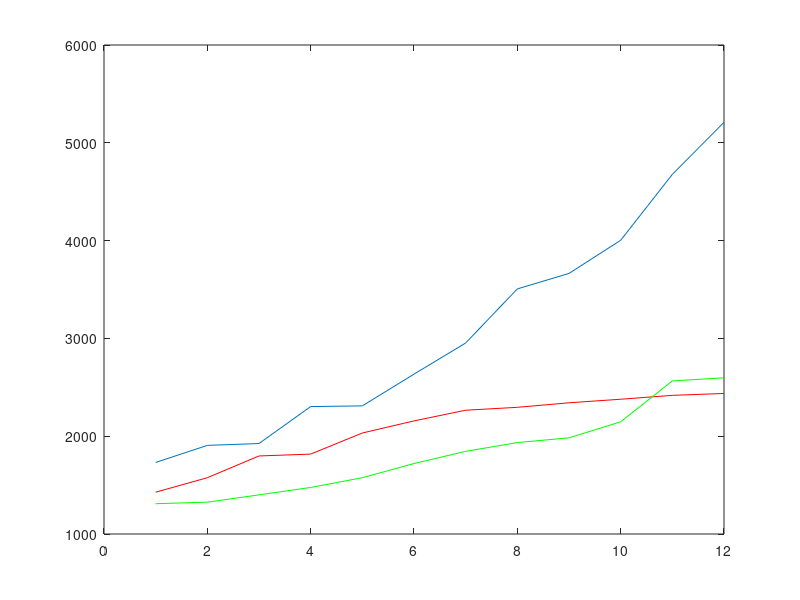
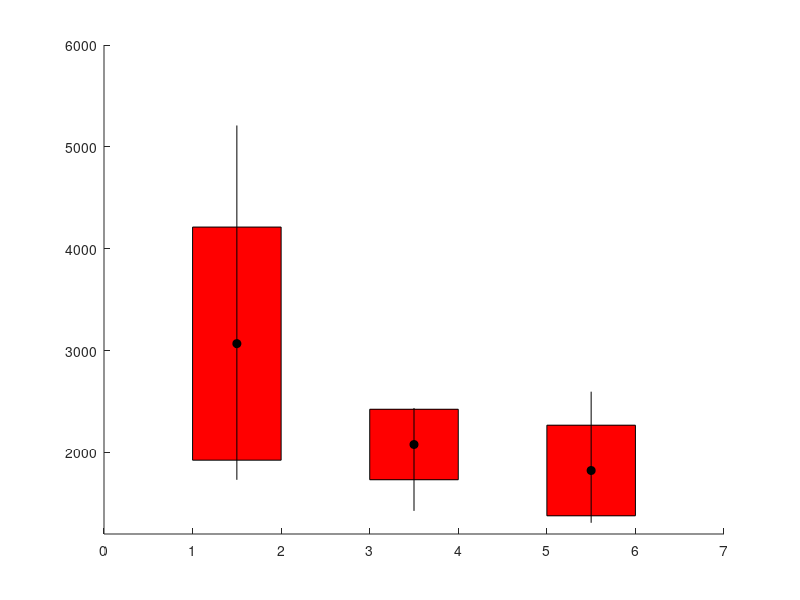

MATLAB code for these plots, in order:
function makeGraph

close all


% number ranges for each of the things
wt = [1906.2 1925.2 1731.7 2310 2303.2  3506.2 2953.1  2634.7 3664.4 ...
    4003.2 4677.3 5209.6]

oe = [2156.4  2341.6 2032.6 2417.8 1798 2265.8 1575.5 2378 2295.3 1427.4 ...
2437.2 1817]

kd = [1400.1 1325.6 1575.6 1475.8 1845.1 1935 2147.4 1309.7 1983.3 ...
1720.5 2565.3 2596.9]

%wt = [29.4989   24.7737   13.7411   18.7062   31.9859   32.6724 ...
 %   30.5820   16.4169 33.2992   23.0995   24.1490   17.8993]

%oe = [14.0031   16.8315   23.4448   14.1958   17.1978   24.4875...
 %   18.3986   20.2435 15.1989   26.0761   24.1652   28.3119]

%kd = [25.9187   10.7895   17.0579   20.7088   24.3383   17.2023 ...
 %   25.5793   19.2870  28.8938   12.5603   12.9492   25.4094]

xVal = [1:12]



wt = sort(wt)
oe = sort(oe)
kd = sort(kd)

plot (xVal,wt)
hold on
plot(xVal,oe, 'color', 'red')
hold on
plot(xVal,kd, 'color', 'green')

std(wt)

wtM = mean(wt)
oeM = mean(oe)
kdM = mean(kd)

wtS = std(wt)
oeS = std(oe)
kdS = std(kd)

save wt
save oe
save kd


% manually set the x and y range of the axis
figure
axis([0 7 1200 6000])
[rec1] = rectangle('position',[1 wtM-wtS 1 ((wtM+wtS)-(wtM-wtS))], 'FaceColor','r')

[rec2] = rectangle('position',[3 oeM-oeS 1 ((oeM+oeS)-(oeM-oeS))], 'FaceColor','r')

[rec3] = rectangle('position',[5 kdM-kdS 1 ((kdM+kdS)-(kdM-kdS))], 'FaceColor','r')
hold on
plot([1.5 3.5 5.5], [wtM oeM kdM], 'ko', 'MarkerFaceColor', 'k')
hold on

% manually plot the 'lines' (min and max)
plot([1.5 1.5],[1732 5210], 'k-')
plot([3.5 3.5],[1427 2437], 'k-')
plot([5.5 5.5],[1310 2597], 'k-')
hold on
% I never got around to putting the little bars on that they should have 
% so they look more like | than I (if you can be bothered writing that
% bit then please send me it  :-) )

%plot([0 10], [2323 2323], 'k--')